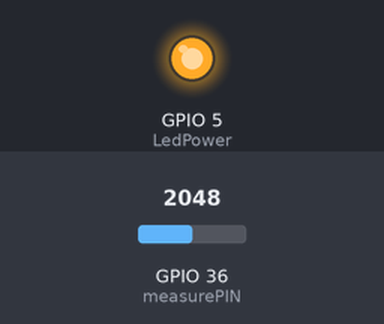
A program run on a simulated ESP32 board running MicroPython. On the bench: output pins drawn as LEDs (lit = HIGH). Inputs (shaded band) come from the test bench; at power-on: GPIO 36 (measurePIN) = 2048 (analog values on the 0–4095 scale). What the program prints to the serial console is not drawn.

Above: at 0.1 s.
Timing chart, 0 to 1.6 s (numbered marks = the images above):
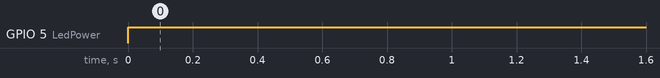

Measured:
- by itself, GPIO 5 (LedPower): LOW → HIGH at 0.00 s

The program:

gp2y10.py
```python
# Dust Sensor Sharp GP2Y1010AU0F
######################
# 1 blue LED R 150 Ohm
# 2 green LED Ground
# 3 white LED D8: GPIO 5
# 4 yellow Ground
# 5 black V0  measure Pin 32
# 6 red Vcc 5V
######################

from machine import Pin, ADC
from utime import sleep, sleep_us
measurePIN = ADC(Pin(36))
measurePIN.atten(ADC.ATTN_11DB) #range 0-4095 -> 3,3 V
LedPower = Pin(5,Pin.OUT)
samplingTime = 280 #original 280
deltaTime = 40
sleepTime = 9680
voMeasured = 0
calcVoltage = 0
dustDensity = 0
print('***************** START *************************')

while True:
    LedPower.off()
    sleep_us(samplingTime)
    voMeasured = measurePIN.read() # read Dust Value
    sleep_us(deltaTime)
    LedPower.on()
    sleep_us(sleepTime)

    print('***************** 1111111 *************************')

    # 0 – 3,3 V mapped to 0 – 4095
    calcVoltage = voMeasured * (3.3 / 4096.0)
    if calcVoltage > 3.5:
        print("Sensor is saturating")
    # dustDensity = 0.17 * calcVoltage – 0.01
    dustDensity = 0.17 * calcVoltage - 0.01
    print('Raw Signal Value (0-4095): {0:3.2f}'.format(voMeasured))
    print(' – Voltage: {0:3.2f} V'.format(calcVoltage))
    print(' – Dust Density: {0:3.2f} mg/m3'.format(dustDensity))

    sleep(1)

print('***************** END **************************')
```
